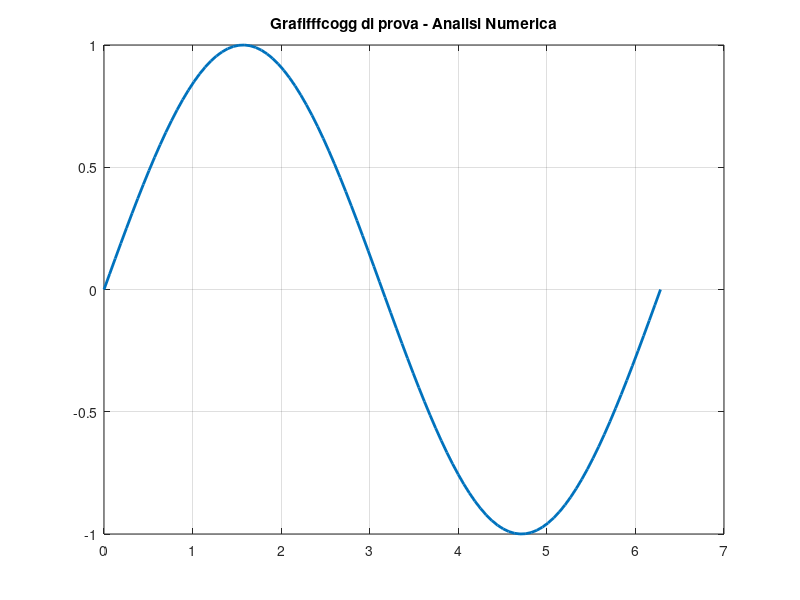

Here is the MATLAB script that generated this plot:
% Test di collegamento MATLAB - GitHub
clear; clc;

disp('Ciao GitHub! MATLAB è collegato con successo.');

% Facciamo un piccolo calcolo numerico di prova
x = linspace(0, 2*pi, 100);
y = sin(x);

plot(x, y, 'LineWidth', 2);
grid on;
title('Grafifffcogg di prova - Analisi Numerica');
